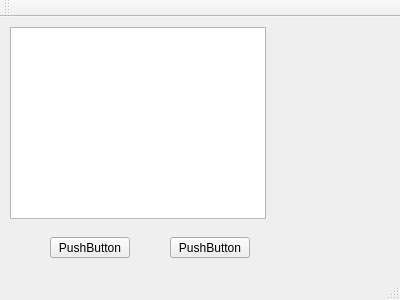
<?xml version="1.0" encoding="UTF-8"?>
<ui version="4.0">
 <class>MainWindow</class>
 <widget class="QMainWindow" name="MainWindow">
  <property name="geometry">
   <rect>
    <x>0</x>
    <y>0</y>
    <width>400</width>
    <height>300</height>
   </rect>
  </property>
  <property name="windowTitle">
   <string>MainWindow</string>
  </property>
  <widget class="QWidget" name="centralWidget">
   <widget class="QGraphicsView" name="graphicsView">
    <property name="geometry">
     <rect>
      <x>10</x>
      <y>10</y>
      <width>256</width>
      <height>192</height>
     </rect>
    </property>
   </widget>
   <widget class="QPushButton" name="openButton">
    <property name="geometry">
     <rect>
      <x>50</x>
      <y>220</y>
      <width>80</width>
      <height>21</height>
     </rect>
    </property>
    <property name="text">
     <string>PushButton</string>
    </property>
   </widget>
   <widget class="QPushButton" name="saveButton">
    <property name="geometry">
     <rect>
      <x>170</x>
      <y>220</y>
      <width>80</width>
      <height>21</height>
     </rect>
    </property>
    <property name="text">
     <string>PushButton</string>
    </property>
   </widget>
  </widget>
  <widget class="QMenuBar" name="menuBar">
   <property name="geometry">
    <rect>
     <x>0</x>
     <y>0</y>
     <width>400</width>
     <height>20</height>
    </rect>
   </property>
  </widget>
  <widget class="QToolBar" name="mainToolBar">
   <attribute name="toolBarArea">
    <enum>TopToolBarArea</enum>
   </attribute>
   <attribute name="toolBarBreak">
    <bool>false</bool>
   </attribute>
  </widget>
  <widget class="QStatusBar" name="statusBar"/>
 </widget>
 <layoutdefault spacing="6" margin="11"/>
 <resources/>
 <connections/>
</ui>
